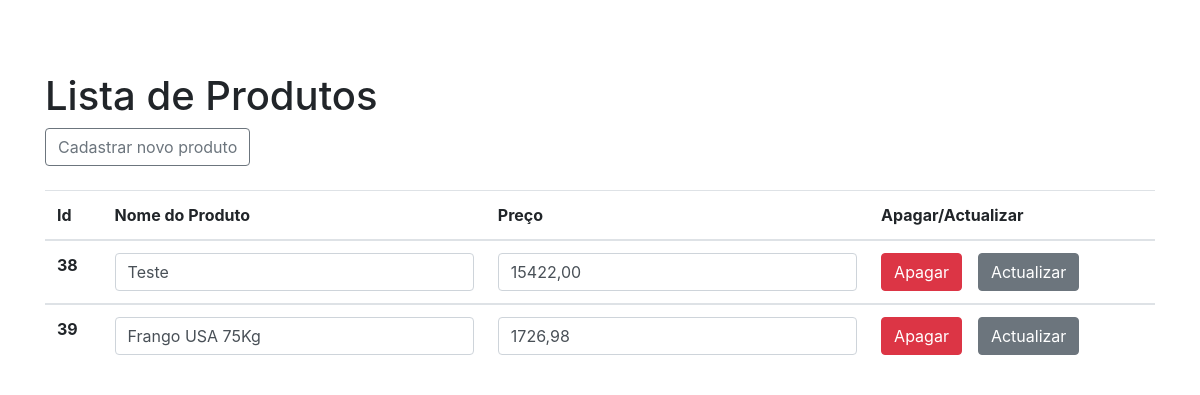
Page /loja/ on the earlier database version.
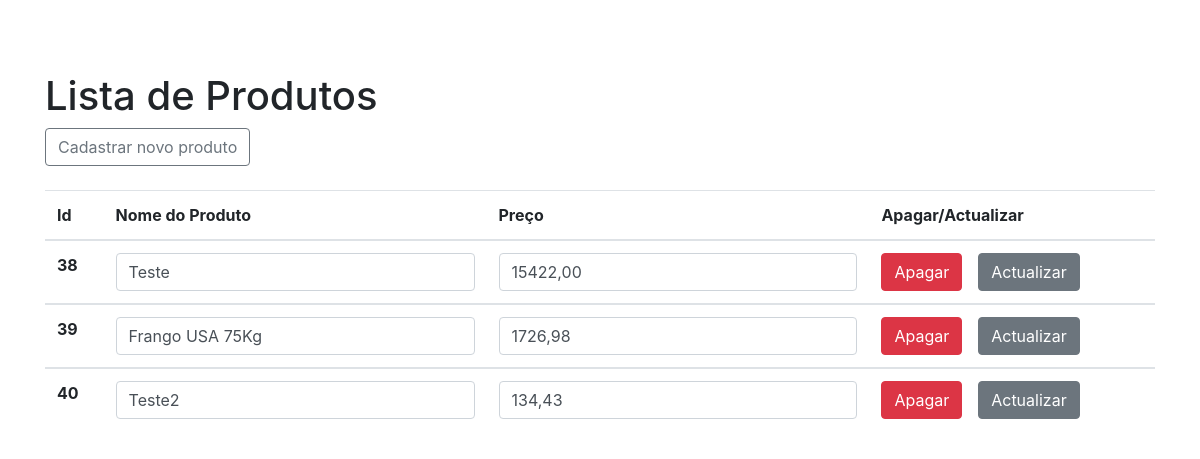
Same page on the later database version.
### produtos/models.py (models this page shows)
class Produto(models.Model):
     nome = models.CharField(max_length=100)
     preco = models.DecimalField(max_digits=10, decimal_places=2)

### produtos/views.py (the view)
# urls.py: path('', views.visualizar_produtos, name='visualizar_produtos'),
def visualizar_produtos(request):
    produtos = Produto.objects.all()
    return render(request, 'loja.html', {'produtos': produtos})

### produtos/templates/loja.html (shortened to what this page needs)
<!DOCTYPE html>
<html lang="pt-AO">
  <head>
    <link
      rel="stylesheet"
      href="https://cdn.jsdelivr.net/npm/bootstrap@4.0.0/dist/css/bootstrap.min.css"
    />
  </head>
  <body>
    <br></br>
    <div class="container mt-4">
      <h1>Lista de Produtos</h1>
      <a class="btn btn-outline-secondary" href="{% url 'cadastrar_produto' %}">Cadastrar novo produto</a>
      <br></br>
      <table class="table">
        <thead>
          <tr>
            <th scope="col">Id</th>
            <th scope="col">Nome do Produto</th>
            <th scope="col">Preço</th>
            <th scope="col">Apagar/Actualizar</th>
          </tr>
        </thead>
        {%for produto in produtos %}
        <tbody>
          <tr>
            <th scope="row">{{ produto.id }}</th>
              <form action="{%url 'editar_produto' produto.id%}" method="post">
                <td><input class="form-control" type="text" name="nome_do_produto" value="{{ produto.nome }}"></td>
                <td><input class="form-control" type="text" name='preco_do_produto' value="{{ produto.preco }}"></td>
                <td><a class="btn btn-danger" href="{% url 'apagar_produto' produto.id %} ">Apagar</a><input type="submit" value="Actualizar" class="btn btn-secondary ml-3"></td>
              </form>
          </tr>
          {% empty %}
            <tr>
              <td colspan="4" class="text-center text-secondary font-weight-bold" style="font-size: 18px; background-color: #a8a8a83a;">
                Nenhum produto cadastrado.
              </td>
            </tr>
          {% endfor %}
        </table>
    </div>
  </body>
</html>

Differences in the rows shown:
added Produto: id "40", nome_do_produto "Teste2", preco_do_produto "134,43"
